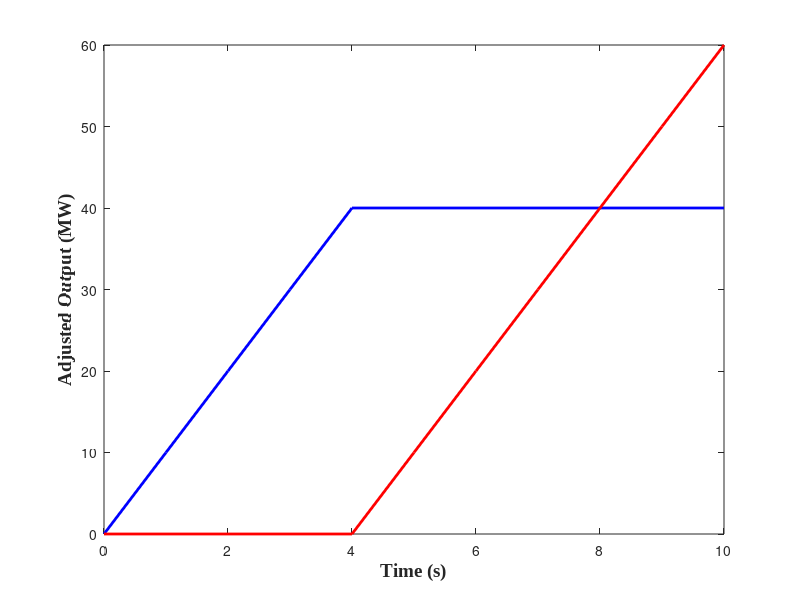

Source code (MATLAB): (Note: this script raises an error after producing the figure.)
%% 画出比例分配的示意图

close;

%% 给定调频信号
signal = 0 : 0.1 : 1;
signal1 = [signal(1:5), 0.4 * ones(1, 6)] / 0.4;
signal2 = (signal - signal1 * 0.4)/0.6;
p1 = signal1 * 40;
p2 = signal2 * 60;
t = 0 : 10;

linewidth = 2;

plot(t, p1, '-b',  'linewidth', linewidth);hold on;
plot(t, p2, '-r',  'linewidth', linewidth);


x1 = xlabel('Time (s)','FontSize',13.5,'FontName', 'Times New Roman','FontWeight','bold');          %轴标题可以用tex解释
y1 = ylabel('Adjusted Output (MW)','FontSize',13.5,'FontName', 'Times New Roman','FontWeight','bold');
ax = gca;
ax.YLim = [0, 100]; 
% ax.YTick = [-50 : 25 : 50];
% 画右轴
yyaxis right
% ax.YLim = [0, 90];     
ax = gca;
ax.YColor = 'black';
plot(t, signal1, '--b',  'linewidth', linewidth);hold on;
plot(t, signal2, '--r',  'linewidth', linewidth);

legend('R1-Adjusted Output','R2-Adjusted Output', ...
    'AGC Signal', ...
    'fontsize',13.5, ...
    'Location','NorthWest', ...
'FontName', 'Times New Roman'); 
% set(gca, "YGrid", "on");
% set(gca, "ylim", [-100, 100]);
% set(gca,'GridLineStyle',':');

%设置figure各个参数

y1 = ylabel('AGC Signal Value','FontSize',13.5,'FontName', 'Times New Roman','FontWeight','bold');


%% 图片大小
figureUnits = 'centimeters';
figureWidth = 10;
figureHeight = figureWidth;
set(gcf, 'Units', figureUnits, 'Position', [10 10 figureWidth figureHeight]);

ax.XTick = [0: 1 : 9];
% ax.YTick = [-3:3];
% 
% % 调整标签
ax.XTickLabel =  {'0','10','20','30','40','50','60','70','80','90'};
ax.FontName = 'Times New Roman';
set(gcf, 'PaperSize', [19.4, 10]);
